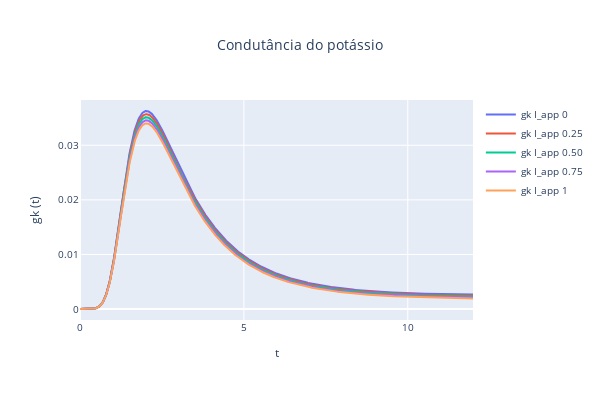

Notebook code for this chart:
### Code cell
plot_condutancias(variable="gk", dfs=dfs)

### Figure 1 — Plotly figure (JSON) as saved in the notebook; plotly's stock layout.template omitted (floating-point values rounded to 4 significant figures; data arrays with more than 128 entries replaced by an {"elided": "..."} marker saying what was removed)
{"data": [{"mode": "lines", "name": "gk I_app 0", "type": "scatter", "x": {"elided": "1200 float values"}, "y": {"elided": "1200 float values"}}, {"mode": "lines", "name": "gk I_app 0.25", "type": "scatter", "x": {"elided": "1200 float values"}, "y": {"elided": "1200 float values"}}, {"mode": "lines", "name": "gk I_app 0.50", "type": "scatter", "x": {"elided": "1200 float values"}, "y": {"elided": "1200 float values"}}, {"mode": "lines", "name": "gk I_app 0.75", "type": "scatter", "x": {"elided": "1200 float values"}, "y": {"elided": "1200 float values"}}, {"mode": "lines", "name": "gk I_app 1", "type": "scatter", "x": {"elided": "1200 float values"}, "y": {"elided": "1200 float values"}}], "layout": {"font": {"size": 10}, "height": 400, "title": {"text": "Condutância do potássio", "x": 0.5}, "width": 600, "xaxis": {"title": {"text": "t"}}, "yaxis": {"title": {"text": "gk (t)"}}}}
